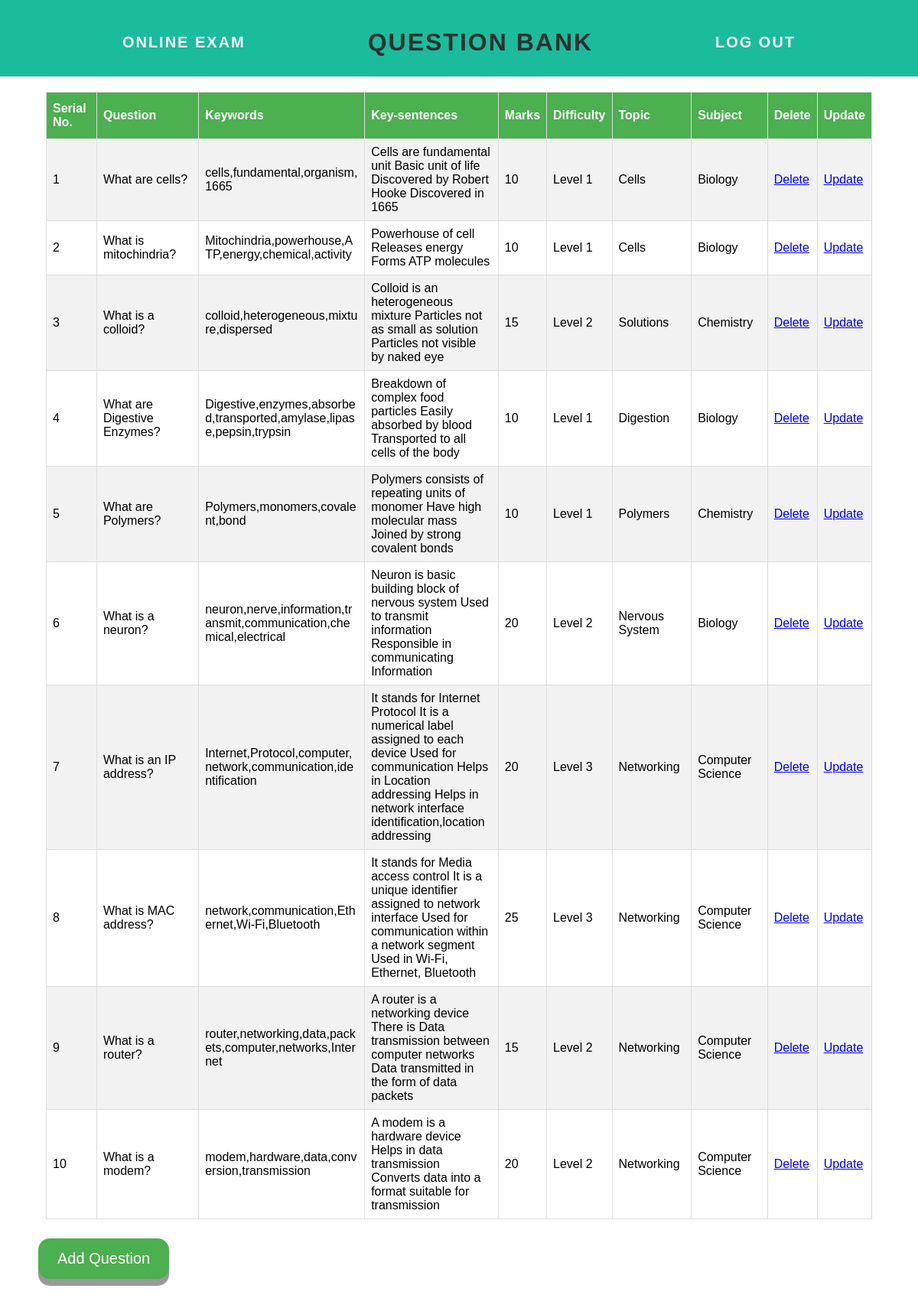
The app's page /questionbank with its own data.
### tables this page shows
CREATE TABLE question(qid integer primary key autoincrement,
            question text not null unique, keywords text, keySentences text,
            marks integer not null, difficulty integer not null,
            topic text not null, subject text not null);

### app.py (the view)
@app.route('/questionbank', methods = ['POST', 'GET'])
def questionbank():
    form = questionForm()
    conn = sqlite3.connect("questionBank.db")
    c = conn.cursor()
    if request.method == 'POST':
        if form.validate():
            questionDetailList = []
            questionDetailList.append(form.question.data)
            questionDetailList.append(form.keywords.data)
            questionDetailList.append(form.keySentences.data)
            questionDetailList.append(form.marks.data)
            questionDetailList.append(form.difficulty.data)
            questionDetailList.append(form.topic.data)
            questionDetailList.append(form.subject.data)
            questionDetailTuple = tuple(questionDetailList)
            try:
                c.execute('''insert into question(question, keywords, keySentences, marks, difficulty, topic, subject)
                values(?, ?, ?, ?, ?, ?, ?)''', questionDetailTuple)
            except:
                flash("")
            c.execute("select * from question")
            conn.commit()
            questionLists = c.fetchall()
            conn.close()
            return render_template('qbpage.html', questionLists = questionLists)
        else:
            conn.close()
            return render_template('questionPage.html', form = form)
    else:
        c.execute("select * from question")
        questionLists = c.fetchall()
        conn.close()
        return render_template('qbpage.html', questionLists = questionLists)

### forms.py
class questionForm(Form):
    question = TextAreaField("Enter a Question", validators= [InputRequired("Question field is required"), DataRequired()], default="Write a Question...")
    keywords = TextAreaField("Enter keywords(as csv)", validators=[InputRequired("Keywords field is required")])
    keySentences = TextAreaField("Enter key-sentences(as csv)", validators=[InputRequired("Key-sentences field is required")])
    topic = TextField("Topic", validators=[InputRequired("Topic field is required")])
    difficulty = SelectField("Difficulty", choices = [('1', 'Level 1'), ('2', 'Level 2'), ('3', 'Level 3')])
    marks = IntegerField("Marks", validators=[InputRequired("Marks field is required")])
    subject = TextField("Subject", validators=[InputRequired("Subject field is required")])
    submit = SubmitField("Create question")

### templates/qbpage.html (shortened to what this page needs)
<html>
    <head>
        <link rel="stylesheet" href="{{ url_for('static', filename='css/main.css') }}">
    </head>
    <body>
        <div id="header">
            <div class="container">
                <a id="header-title" href="/">Online Exam</a>
                <h1>QUESTION BANK</h1>
                <a href="#" id = "logout"> Log Out </a>
            </div>
        </div>
        {%  if questionLists|length < 1 %}
        <h4 style="text-align: center">There are no questions. Create one below!</h4>
        {%  else %}
        <table id = "table">
            <tr>
                <th>Serial No.</th>
                <th>Question</th>
                <th>Keywords</th>
                <th>Key-sentences</th>
                <th>Marks</th>
                <th>Difficulty</th>
                <th>Topic</th>
                <th>Subject</th>
                <th>Delete</th>
                <th>Update</th>
            </tr>
                {% for question in questionLists %}
            <tr>
                <td>{{ loop.index }}</td>
                <td class = "largest-width">{{ question[1] }}</td>
                <td class = "large-width">{{ question[2] }}</td>
                <td class = "large-width">{{ question[3] }}</td>
                <td>{{ question[4] }}</td>
                <td>{{ question[5] }}</td>
                <td>{{ question[6] }}</td>
                <td>{{ question[7] }}</td>
                <td><a href="/delete/{{question[0]}}">Delete</a></td>
                <td><a href="/update/{{question[0]}}">Update</a></td>
            </tr>
                {% endfor %}
        </table>
        {%  endif %}
        <div class="form">
            <form action="/createQuestion" method="POST">
                <input class = button type="submit" value="Add Question">
            </form>
        </div>
    </body>
</html>

### static/css/main.css (style rules this page uses)
body, html { margin: 0px; font-family: sans-serif; width: 100%; }
#table { font-family: "Trebuchet MS", Arial, Helvetica, sans-serif; border-collapse: collapse; width: 90%; margin: 20px auto; }
#table td, #table th { border: 1px solid #ddd; padding: 8px; }
#table tr:nth-child(even) { background-color: #f2f2f2; }
#table th { padding-top: 12px; padding-bottom: 12px; text-align: left; background-color: #4CAF50; color: white; }
#header { background-color: #1abc9c; height: 100px; margin: 0px; line-height: 110px; }
#header a { color: white; text-decoration: none; text-transform: uppercase; letter-spacing: 0.1em; }
#header-title { font-size: 20px; font-weight: bold; margin-left: 0px; }
#logout { font-size: 20px; font-weight: bold; }
.container { display: flex; flex-direction: row; justify-content: space-evenly; }
h1 { text-align: center; margin-top: 0; letter-spacing: 2px; color: #2f2f2f; }
.button { display: inline-block; padding: 15px 25px; font-size: 20px; cursor: pointer; text-align: center; text-decoration: none; outline: none; color: #fff; background-color: #4CAF50; border: none; border-radius: 15px; box-shadow: 0 9px #999; margin: 5px 50px; }
.largest-width { max-width: 300px; word-wrap: break-word; }
.large-width { max-width: 200px; word-wrap: break-word; }

### records on screen
question: question "What are cells?", keywords "cells,fundamental,organism,1665", keySentences "Cells are fundamental unit Basic unit of life Discovered by Robert Hooke Discovered in 1665", marks "10", difficulty "Level 1", topic "Cells", subject "Biology"
question: question "What is mitochindria?", keywords "Mitochindria,powerhouse,ATP,energy,chemical,activity", keySentences "Powerhouse of cell Releases energy Forms ATP molecules", marks "10", difficulty "Level 1", topic "Cells", subject "Biology"
question: question "What is a colloid?", keywords "colloid,heterogeneous,mixture,dispersed", keySentences "Colloid is an heterogeneous mixture Particles not as small as solution Particles not visible by naked eye", marks "15", difficulty "Level 2", topic "Solutions", subject "Chemistry"
question: question "What are Digestive Enzymes?", keywords "Digestive,enzymes,absorbed,transported,amylase,lipase,pepsin,trypsin", keySentences "Breakdown of complex food particles Easily absorbed by blood Transported to all cells of the body", marks "10", difficulty "Level 1", topic "Digestion", subject "Biology"
question: question "What are Polymers?", keywords "Polymers,monomers,covalent,bond", keySentences "Polymers consists of repeating units of monomer Have high molecular mass Joined by strong covalent bonds", marks "10", difficulty "Level 1", topic "Polymers", subject "Chemistry"
question: question "What is a neuron?", keywords "neuron,nerve,information,transmit,communication,chemical,electrical", keySentences "Neuron is basic building block of nervous system Used to transmit information Responsible in communicating Information", marks "20", difficulty "Level 2", topic "Nervous System", subject "Biology"
question: question "What is an IP address?", keywords "Internet,Protocol,computer,network,communication,identification", keySentences "It stands for Internet Protocol It is a numerical label assigned to each device Used for communication Helps in Location addressing Helps in network interface identification,location addressing", marks "20", difficulty "Level 3", topic "Networking", subject "Computer Science"
question: question "What is MAC address?", keywords "network,communication,Ethernet,Wi-Fi,Bluetooth", keySentences "It stands for Media access control It is a unique identifier assigned to network interface Used for communication within a network segment Used in Wi-Fi, Ethernet, Bluetooth", marks "25", difficulty "Level 3", topic "Networking", subject "Computer Science"
question: question "What is a router?", keywords "router,networking,data,packets,computer,networks,Internet", keySentences "A router is a networking device There is Data transmission between computer networks Data transmitted in the form of data packets", marks "15", difficulty "Level 2", topic "Networking", subject "Computer Science"
question: question "What is a modem?", keywords "modem,hardware,data,conversion,transmission", keySentences "A modem is a hardware device Helps in data transmission Converts data into a format suitable for transmission", marks "20", difficulty "Level 2", topic "Networking", subject "Computer Science"
